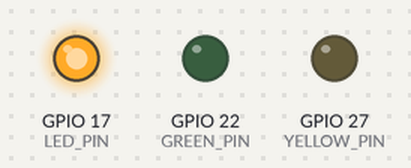
Bench run of a program on a simulated Raspberry Pi (BCM pin numbers). Shown: output pins drawn as LEDs (lit = HIGH). What the program prints to the terminal is not drawn.

Above: at 0.05 s.
At 1.45 s:
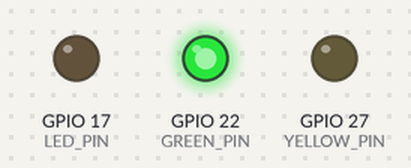
At 2.85 s:
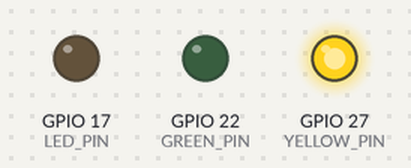
Timing chart, 0 to 3.1 s (numbered marks = the images above):
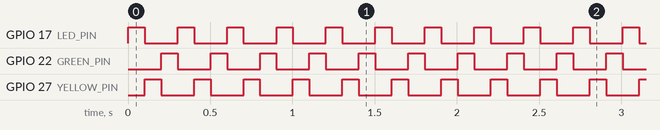

Measured:
- by itself, GPIO 17 (LED_PIN), GPIO 22 (GREEN_PIN), GPIO 27 (YELLOW_PIN): alternates HIGH for 0.10 s and LOW for 0.20 s

The program:

led_blink_task.py
```python
import RPi.GPIO as GPIO
import time

LED_PIN = 17
YELLOW_PIN = 27
GREEN_PIN = 22
GPIO.setmode(GPIO.BCM)
GPIO.setup(LED_PIN, GPIO.OUT)
GPIO.setup(YELLOW_PIN, GPIO.OUT)
GPIO.setup(GREEN_PIN, GPIO.OUT)

while (1):
   GPIO.output(LED_PIN, GPIO.HIGH)
   print("led on")
   time.sleep(0.1)
   GPIO.output(LED_PIN, GPIO.LOW)
   print("led off")

   GPIO.output(YELLOW_PIN, GPIO.HIGH)
   print("yellow on")
   time.sleep(0.1   )
   GPIO.output(YELLOW_PIN, GPIO.LOW)
   print("yellow off")

   GPIO.output(GREEN_PIN, GPIO.HIGH)
   print("green on")
   time.sleep(0.1)
   GPIO.output(GREEN_PIN, GPIO.LOW)
   print("green off")


GPIO.cleanup()
```
